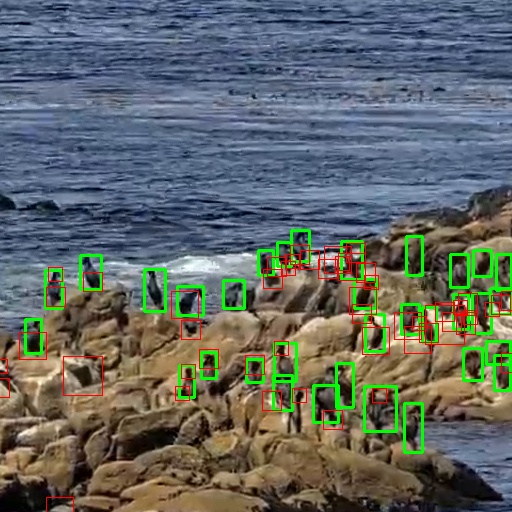
#> input picture debug.jpg, 512 x 512 px; its folder holds only this picture in this run
$ python -i detectors.py   (imports and definitions only)   (older library calls are emulated)
#> lines starting #> are read from the running program, lines starting #| are printed output that depends on the picture
"""Method 1: four hand-crafted bird detectors (no training), NMS and mAP@0.5.

Every detector takes a grey-scale uint8 image and returns (boxes, scores):
boxes is an (N, 4) array of x1, y1, x2, y2 in pixels, scores is (N,).
"""
import os

import cv2
import numpy as np


# [22 lines left out: function load_split, not called in this run]


def _empty():
    return np.zeros((0, 4), np.float32), np.zeros(0, np.float32)


def _scale_space_peaks(R, thresh):
    # 3x3x3 local maxima over (scale, y, x) above the threshold
    dil = np.stack([cv2.dilate(r, np.ones((3, 3), np.uint8)) for r in R])
    dil = np.maximum(dil, np.roll(dil, 1, axis=0))
    dil = np.maximum(dil, np.roll(dil, -1, axis=0))
    peaks = (R == dil) & (R > thresh)
    peaks[0] = peaks[-1] = False  # the first and last scale have only one neighbour
    return np.nonzero(peaks)


# [24 lines left out: function dog_detect, not called in this run]


def doh_detect(gray, smallest_sigma_blur=2.0, n_scales=12, k=1.4, thresh=0.002,
               box_scale=1.6, refine=False, **_):
    """Determinant of the Hessian (SURF-style). Large for blobs, close to zero on edges."""
    img = gray.astype(np.float32) / 255.0
    sigmas = [smallest_sigma_blur * k ** i for i in range(n_scales)]
    R = []
    for s in sigmas:
        g = cv2.GaussianBlur(img, (0, 0), s)
        dxx = cv2.Sobel(g, cv2.CV_32F, 2, 0, ksize=3)
        dyy = cv2.Sobel(g, cv2.CV_32F, 0, 2, ksize=3)
        dxy = cv2.Sobel(g, cv2.CV_32F, 1, 1, ksize=3)
        R.append((s ** 4) * (dxx * dyy - dxy ** 2))  # sigma^4 makes scales comparable
    R = np.stack(R)

    boxes, scores = [], []
    for s, y, x in zip(*_scale_space_peaks(R, thresh)):
        r = box_scale * sigmas[s]
        box = [x - r, y - r, x + r, y + r]
        boxes.append(refine_box(gray, box) if refine else box)
        scores.append(R[s, y, x])
    if not boxes:
        return _empty()
    return np.array(boxes, np.float32), np.array(scores, np.float32)


# [70 lines left out: functions mser_detect, threshold_detect, local_contrast, refine_box, not called in this run]


DETECTORS = {
    "dog": dog_detect,
    "doh": doh_detect,
    "mser": mser_detect,
    "threshold": threshold_detect,
}

# settings searched on clean validation images (39 in total)
GRIDS = {
    "dog": [dict(smallest_sigma_blur=s, box_scale=b, refine=rf)
            for s in [2.0, 3.0] for b in [2.0, 2.5, 3.0] for rf in [False, True]],
    "doh": [dict(smallest_sigma_blur=s, box_scale=b, refine=rf)
            for s in [2.0, 3.0] for b in [2.0, 2.5, 3.0] for rf in [False, True]],
    "mser": [dict(delta=d, min_area=a) for d in [3, 5, 8] for a in [5, 15]],
    "threshold": [dict(block=bl, C=c) for bl in [31, 51, 101] for c in [5, 10, 20]],
}


# [53 lines left out: functions nms, iou_matrix, average_precision, not called in this run]

>>> import cv2
>>> picture = cv2.imread('../../debug.jpg', cv2.IMREAD_GRAYSCALE)
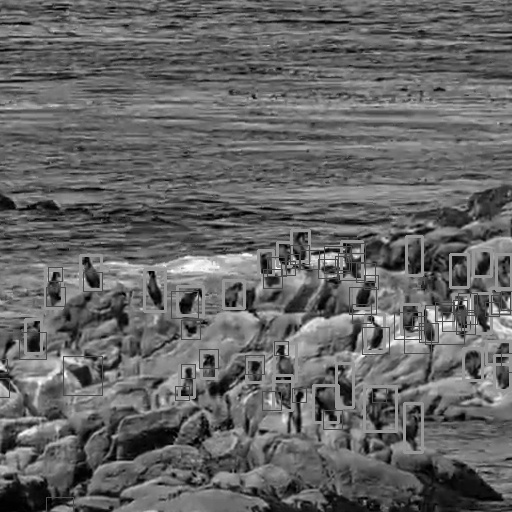
#> picture: shape (512, 512); min 0, max 255, mean 101.4
>>> result = doh_detect(picture)
#> the loop in doh_detect, `for s in sigmas:` made 12 passes
#> pass 1, in doh_detect, `g = cv2.GaussianBlur(img, (0, 0), s)`:
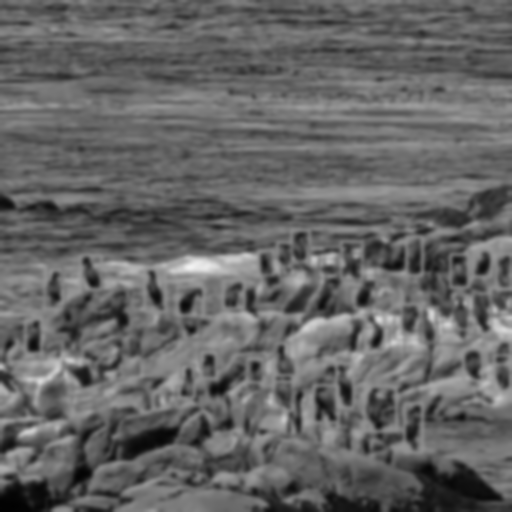
#> g: shape (512, 512) float32; min 0.00738, max 0.953, mean 0.398
#> pass 1, in doh_detect, `dxx = cv2.Sobel(g, cv2.CV_32F, 2, 0, ksize=3)`:
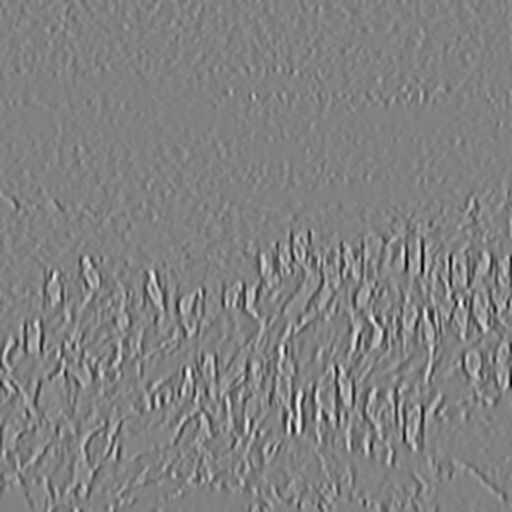
#> dxx: shape (512, 512) float32; min -0.222, max 0.215, mean -2.47e-05; drawn with min black and max white
#> pass 1, in doh_detect, `dyy = cv2.Sobel(g, cv2.CV_32F, 0, 2, ksize=3)`:
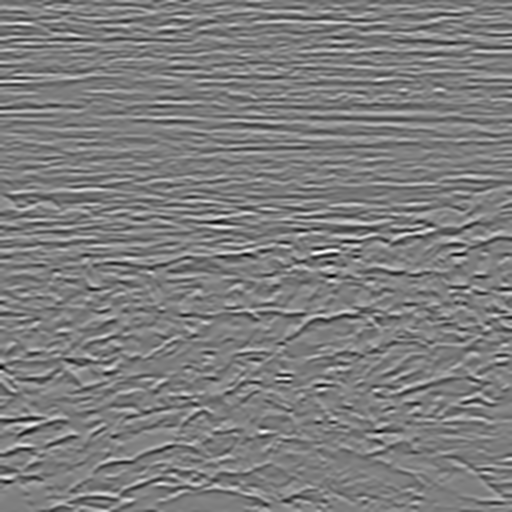
#> dyy: shape (512, 512) float32; min -0.21, max 0.214, mean -6.39e-06; drawn with min black and max white
#> pass 1, in doh_detect, `dxy = cv2.Sobel(g, cv2.CV_32F, 1, 1, ksize=3)`:
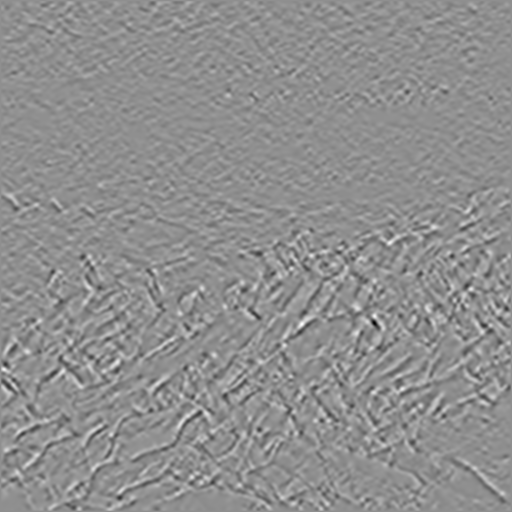
#> dxy: shape (512, 512) float32; min -0.138, max 0.108, mean 3.45e-06; drawn with min black and max white
#> after the loop in doh_detect, `for s in sigmas:`:
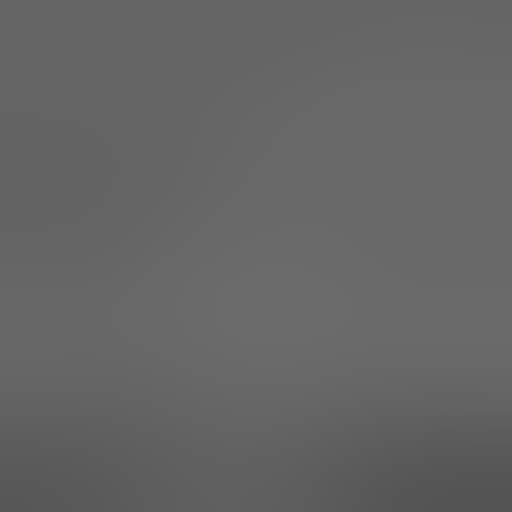
#> g: shape (512, 512) float32; min 0.329, max 0.423, mean 0.398
#> after the loop in doh_detect, `for s in sigmas:`: R = 12 items
#> the loop in doh_detect, `for s, y, x in zip(*_scale_space_peaks(R, thresh)):` made 4996 passes
#> (y, x, box) on passes 1 to 3: (0, 12, [7.52, -4.48, 16.48, 4.48]), (0, 27, [22.52, -4.48, 31.48, 4.48]), (0, 83, [78.52, -4.48, 87.48, 4.48])
#> after the loop in doh_detect, `for s, y, x in zip(*_scale_space_peaks(R, thresh)):`: boxes = 4996 items, first 6: [7.52, -4.48, 16.48, 4.48], [22.52, -4.48, 31.48, 4.48], [78.52, -4.48, 87.48, 4.48], [109.5, -4.48, 118.5, 4.48], [133.5, -4.48, 142.5, 4.48], [185.5, -4.48, 194.5, 4.48]; scores = 4996 values, max 0.409 at index 479, min 0.002 at index 77, mean 0.0179
